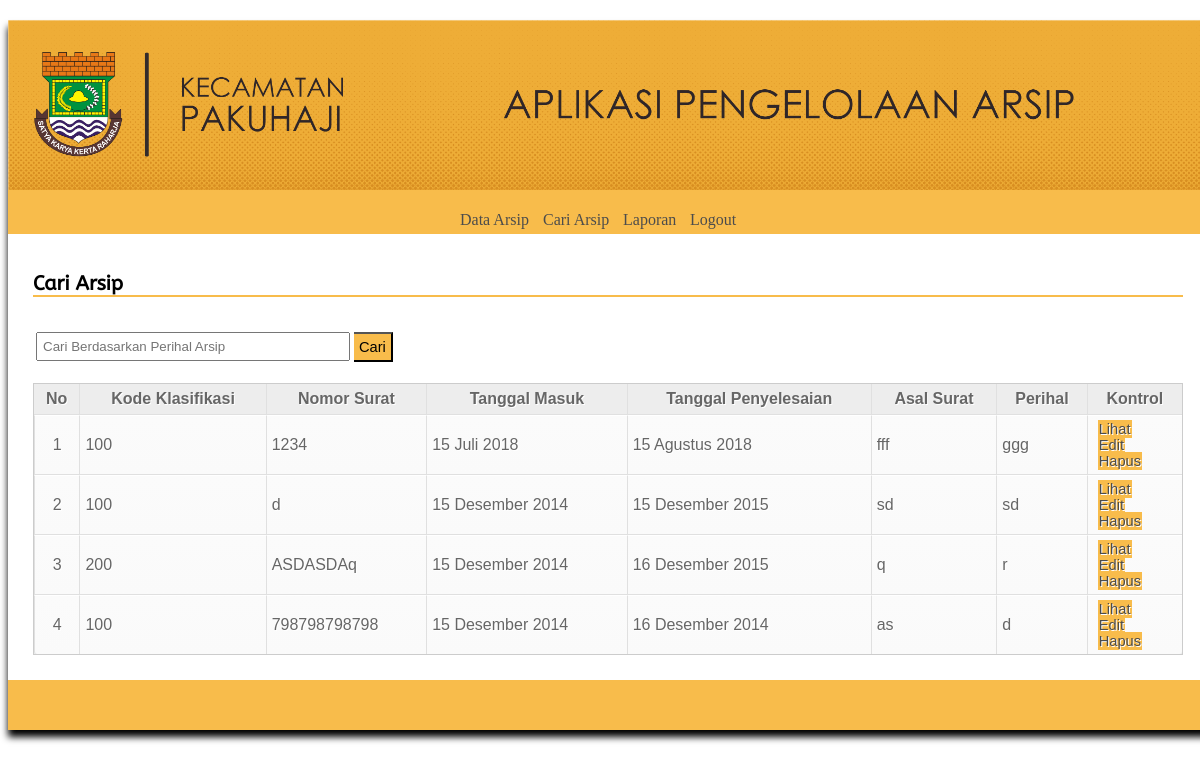
Page /media.php?module=carijudul_admin (signed in) on the committed database.
### tables this page shows
CREATE TABLE `arsip` (
  `id` int(3) NOT NULL,
  `kode` varchar(6) NOT NULL,
  `nosurat` varchar(30) NOT NULL,
  `tglmsk` date NOT NULL,
  `tglslsai` date NOT NULL,
  `asal` varchar(50) NOT NULL,
  `perihal` varchar(50) NOT NULL,
  `intruksi` varchar(50) NOT NULL,
  `keterangan` varchar(50) NOT NULL,
  `file` varchar(100) NOT NULL
);

### config/fungsi_indotgl.php (called while the page is built, shortened)
<?php
	function tgl_indo($tgl){
			$tanggal = substr($tgl,8,2);
			$bulan = getBulan(substr($tgl,5,2));
			$tahun = substr($tgl,0,4);
			return $tanggal.' '.$bulan.' '.$tahun;
	}
	function getBulan($bln){
				switch ($bln){
					case 7:
						return "Juli";
						break;
					case 8:
						return "Agustus";
						break;
					case 12:
						return "Desember";
						break;
				}
			}
?>

### modul/cari/carijudul_admin.php (the view, shortened to what this page needs)
<?php
$aksi="modul/cari/aksi_cari.php";
switch($_GET[act]){
	default:
echo"<form action='' method='POST'>
	<h1 class='head'>Cari Arsip</h1>
	<table class='tabelform'>
	<tr>
	<td><input class='input' name='cari' type='text' placeholder='Cari Berdasarkan Perihal Arsip'></td>&nbsp&nbsp
	<td><input type='submit' value='Cari' name='submit' class='cari'></td>
	</tr>
	</table>";
	$input_cari = $_POST[cari];
	$cari = $_POST[submit];
	if($cari){
	if($input_cari != "") {
    $sql = mysql_query("select * from arsip where perihal like '%$input_cari%'") or die (mysql_error());
    } else {
    $sql = mysql_query("select * from arsip") or die (mysql_error());
    }
    } else {
    $sql = mysql_query("select * from arsip order by tglmsk DESC") or die (mysql_error());
    }
 $no=1;
 echo"</br><table class='tablestyle'  cellspacing='0'>
	<thead>
  <tr>
    <th>No</th>
    <th>Kode Klasifikasi</th>
    <th>Nomor Surat</th>
	<th>Tanggal Masuk</th>
	<th>Tanggal Penyelesaian</th>
	<th>Asal Surat</th>
	<th>Perihal</th>
	<th>Kontrol</th>
  </thead>
  </tr>";
    $cek = mysql_num_rows($sql);
   if($cek < 1) {
     echo"<tr><td colspan='8' align='center'>Data Tidak Ditemukan</td></tr>";
  }else{
   while ($b = mysql_fetch_array($sql)){
echo"
<tr>
  	<td>$no</td>
	<td>$b[kode]</td>
	</td>
	<td>$b[nosurat]</td>
	<td>".tgl_indo($b['tglmsk'])."</td>
	<td>".tgl_indo($b['tglslsai'])."</td>
	<td>$b[asal]</td>
	<td>$b[perihal]</td>
  <td>
	<span><a class='tombol kontrol hvrwarna' href='?module=carijudul_admin&act=lihat&id=$b[nosurat]'>Lihat</a></span><br>
	<span><a class='tombol kontrol hvrwarna' href='?module=carijudul_admin&act=edit&id=$b[nosurat]'>Edit</a></span><br>
	<span><a class='tombol kontrol hvrwarna'href=\"$aksi?module=carijudul_admin&act=hapus&id=$b[nosurat]\" onClick=\"return confirm('Yakin mau menghapusnya?')\">Hapus</a></span><br>
	</td>
	</tr>";
	$no++;
}} echo"</table></form>";
		break;
}
?>

### media.php (shortened to what this page needs)
<!DOCTYPE html PUBLIC "-//W3C//DTD XHTML 1.0 Transitional//EN" "http://www.w3.org/TR/xhtml1/DTD/xhtml1-transitional.dtd">
<html xmlns="http://www.w3.org/1999/xhtml">
<head>
<link rel="stylesheet" href="css/style.css" type="text/css"  />
</head>
<body>
<div id="container">
<div id="header"></div>
<div id="menu">
	<ul class="menu-wrap">
	<?php if ($_SESSION['lvl']=='1') { ?>
	<li><a class="border hvrwarna hvr-underline-from-left" href="?module=arsip">Data Arsip</a></li>
	<li>
		<a class="border hvrwarna hvr-underline-from-left" href="?module=carijudul_admin">Cari Arsip</a>
	</li>
	<li><a class="border hvrwarna hvr-underline-from-left" href="?module=laporan">Laporan</a></li>
	<li><a class="border hvrwarna hvr-underline-from-left" href="logout.php"> Logout</a></li>
	<?php
}
	?>
    </ul>
</div>
<div id="content">
<div class="form">
<?php include "data.php"; ?>
</div>
</div>
<div id="footer"></div>
</div>
</body>
</html>

### data.php (shortened to what this page needs)
<?php
include "config/fungsi_indotgl.php";
if ($_SESSION['lvl']=='1'){
	if($_GET['module']=="home"){
		echo "<div class='home'>SELAMAT DATANG</br>
		DI APLIKASI PENGELOLAAN ARSIP KECAMATAN PAKUHAJI</div>";
	}
	else if($_GET['module']=="arsip"){
	include "modul/arsip/arsip.php";
	}
	else if($_GET['module']=="disposisi"){
	include "modul/arsip/disposisi.php";
	}
	else if($_GET['module']=="carikodeadmin"){
	include "modul/cari/carikodeadmin.php";
	}
	else if($_GET['module']=="carijudul_admin"){
	include "modul/cari/carijudul_admin.php";
	}
	else if($_GET['module']=="laporan"){
	include "menu_laporan.php";
	}
 }
?>

### css/style.css (style rules this page uses)
body { background: url(../gambarku.jpg) no-repeat fixed; -webkit-background-size: 100% 100%; -moz-background-size: 100% 100%; -o-background-size: 100% 100%; background-size: 100% 100%; }
#container { max-width: 1200px; min-width: 1200px; margin:0 auto; margin-bottom:25px; -moz-border-radius: 3px; -webkit-border-radius: 3px; border-radius: 0px; -moz-box-shadow: 0px 7px 7px #000000; -webkit-box-shadow: 0px 7px 7px #000000; box-shadow: 0px 7px 7px #000000; margin-top: 20px; }
#header { background:url(../images/header.png)no-repeat; background-size: 100%; text-align:center; padding:80px; padding-bottom: 90px; color:#1f4a83; }
#menu { background:#F8BC4B; padding-top: 1px; padding-bottom:0px; height:43px; position: relative; }
#content { background:#ffffff; padding: 10px; }
#footer { background:#F8BC4B; padding : 25px; text-align:center; color:#dcdfe3 ; font-family: 'alef.regular'; font-size :12px; text-decoration: underline; }
.menu-wrap { background-color:#F8BC4B; padding-top:2px; padding-left:450px; position: relative; }
.menu-wrap li { list-style:none; display:block; float: left; padding-right:10px; }
.menu-wrap li a { background:#F8BC4B; color:#4c4c4c; padding:2px; display:block; position: relative; text-align:center; text-decoration:none; }
.hvr-underline-from-left { display: inline-block; vertical-align: middle; -webkit-transform: perspective(1px) translateZ(0); transform: perspective(1px) translateZ(0); box-shadow: 0 0 1px rgba(0, 0, 0, 0); position: relative; overflow: hidden; }
.hvr-underline-from-left:before { content: ""; position: absolute; z-index: -1; left: 0; right: 100%; bottom: 0; background: #00b700; height: 3px; -webkit-transition-property: right; transition-property: right; -webkit-transition-duration: 0.2s; transition-duration: 0.2s; -webkit-transition-timing-function: ease-out; transition-timing-function: ease-out; }
.border { -moz-border-radius: 2px; -webkit-border-radius: 2px; border-radius: 0px; }
.cari { border-left: 1px; }
.tombol { background:#F8BC4B; color:#4c4c4c; padding:5px 10px; text-decoration:none; font-family:sans-serif; font-size:11pt; }
.cari { background:#F8BC4B; color:#4c4c4c; font-family:sans-serif; font-size:11pt; box-shadow: 100px; }
.form { padding:15px; }
.input { width :300px; }
.head { font-family: 'ABeeZee-Regular'; font-size:20px; border-bottom:2px solid #F8BC4B; padding:0px; padding-left: 0px; color:#000000 ; }
.tabelform td { font-family: 'alef.regular'; font-size:13px; }
.tabelform input { color:#000000; padding:5px; }
.kontrol { padding: 1px; background: #F8BC4B; color: #4c4c4c; font-size:11pt; margin: 5px; }
.tablestyle { font-family: Arial, Helvetica, sans-serif; color: #666; width: 100%; text-shadow: 1px 1px 0px #fff; background: #eaebec; border: #ccc 1px solid; }
.tablestyle th { padding: 6px; text-align: center; border-left:1px solid #e0e0e0; border-bottom: 1px solid #e0e0e0; background: #ededed; }
.tablestyle th:first-child { border-left:none; }
.tablestyle td:first-child { text-align: center; }
.tablestyle td { padding: 5px; border-top: 1px solid #ffffff; border-bottom: 1px solid #e0e0e0; border-left: 1px solid #e0e0e0; background: #fafafa; background: -webkit-gradient(linear, left top, left bottom, from(#fbfbfb), to(#fafafa)); background: -moz-linear-gradient(top, #fbfbfb, #fafafa); }
.tablestyle tr:last-child td { border-bottom: 3px; }
.tablestyle tr:last-child td:first-child { -moz-border-radius-bottomleft: 3px; -webkit-border-bottom-left-radius: 3px; border-bottom-left-radius: 3px; }
.tablestyle tr:last-child td:last-child { -moz-border-radius-bottomright: 3px; -webkit-border-bottom-right-radius: 3px; border-bottom-right-radius: 3px; }

### rows in the picture
arsip: kode "100", nosurat "1234", tglmsk "15 Juli 2018", tglslsai "15 Agustus 2018", asal "fff", perihal "ggg"
arsip: kode "100", nosurat "d", tglmsk "15 Desember 2014", tglslsai "15 Desember 2015", asal "sd", perihal "sd"
arsip: kode "200", nosurat "ASDASDAq", tglmsk "15 Desember 2014", tglslsai "16 Desember 2015", asal "q", perihal "r"
arsip: kode "100", nosurat "798798798798", tglmsk "15 Desember 2014", tglslsai "16 Desember 2014", asal "as", perihal "d"
